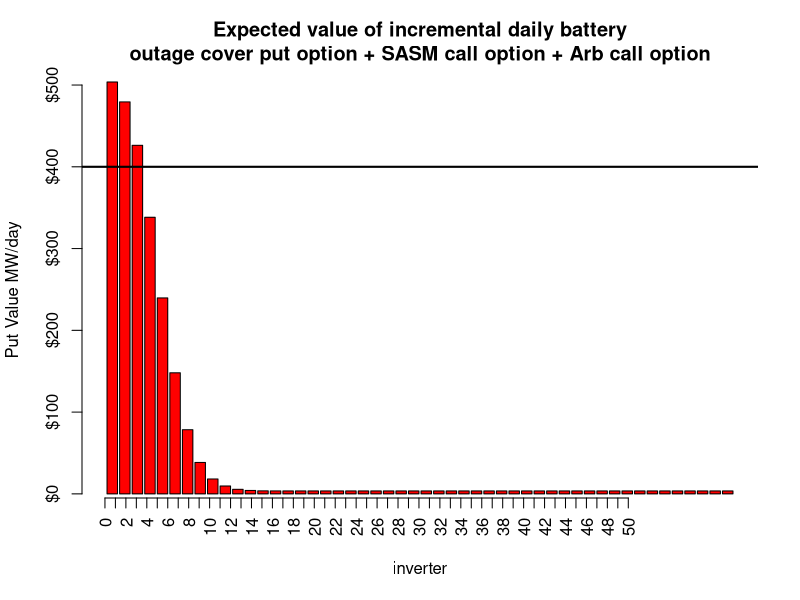

This chart was generated by the following R code:
#SETTING ARB TO ZERO, RRS VS SASM WITH ARB CALL AND SASM CALL
#put + sasm call + arb call vs AS
optionValPlot <- function(n, size, len, med, var, sasm, arb.strike, AS, out.prob) {
  n <- n
  size <- size
  set.seed(0)
  day <- seq(from = 1, to = n, by = 1)
  outage01 <- replicate(n = n, sum(rbinom(n = size, size =  1, prob = out.prob)))
  replace.cost <- replicate(n = n, rlnorm(1, log(med), log(var)))
  lmp <- rlnorm(10000, log(67), log(2.5)) #$100 mean
  outagePut <- data.frame(day, outage01, replace.cost, lmp)
  put.vec2 <- vector(mode = "numeric", length = length((len+1)))
  for(i in 0:len) {
    a <- ifelse(outagePut$outage01 > i-1, outagePut$replace.cost, 0)
    b <- ifelse(outagePut$lmp > arb.strike, (outagePut$lmp - arb.strike), 0)
    put.vec2[i] <- mean(a) + mean(b)
  }
  (put.barplot <- barplot(put.vec2, col = "red", main = "Expected value of incremental daily battery\noutage cover put option + SASM call option + Arb call option",
                          xlab = "inverter", ylab = "Put Value MW/day", xaxt = "n", yaxt = "n"))
  axis(1, at = seq(0, len, by = 1), las=2)
  axis(2, at=axTicks(2), labels=sprintf("$%s", axTicks(2)))
  #text(put.barplot, 0, round(put.vec2, 2),cex=0.6,pos=3)
  abline(h=AS, lwd=2)
}
optionValPlot(n = 10000, size = 50, len = 50, med = 430, var = 1.75, sasm = 0, arb.strike = 500, AS = 400, out.prob = .09)